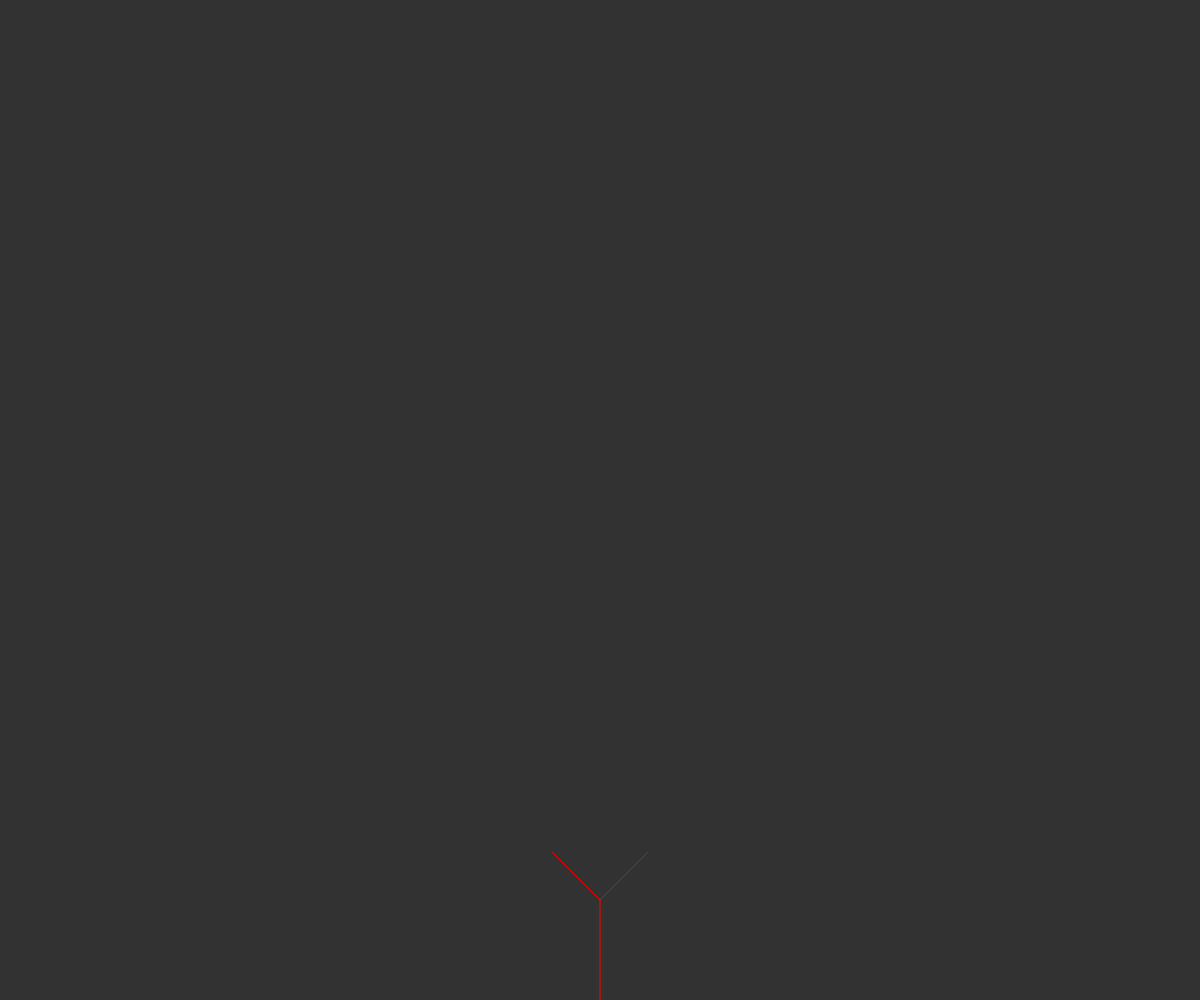
Frame 1 (no input)
Frame 60 (no input): identical to frame 1, image omitted
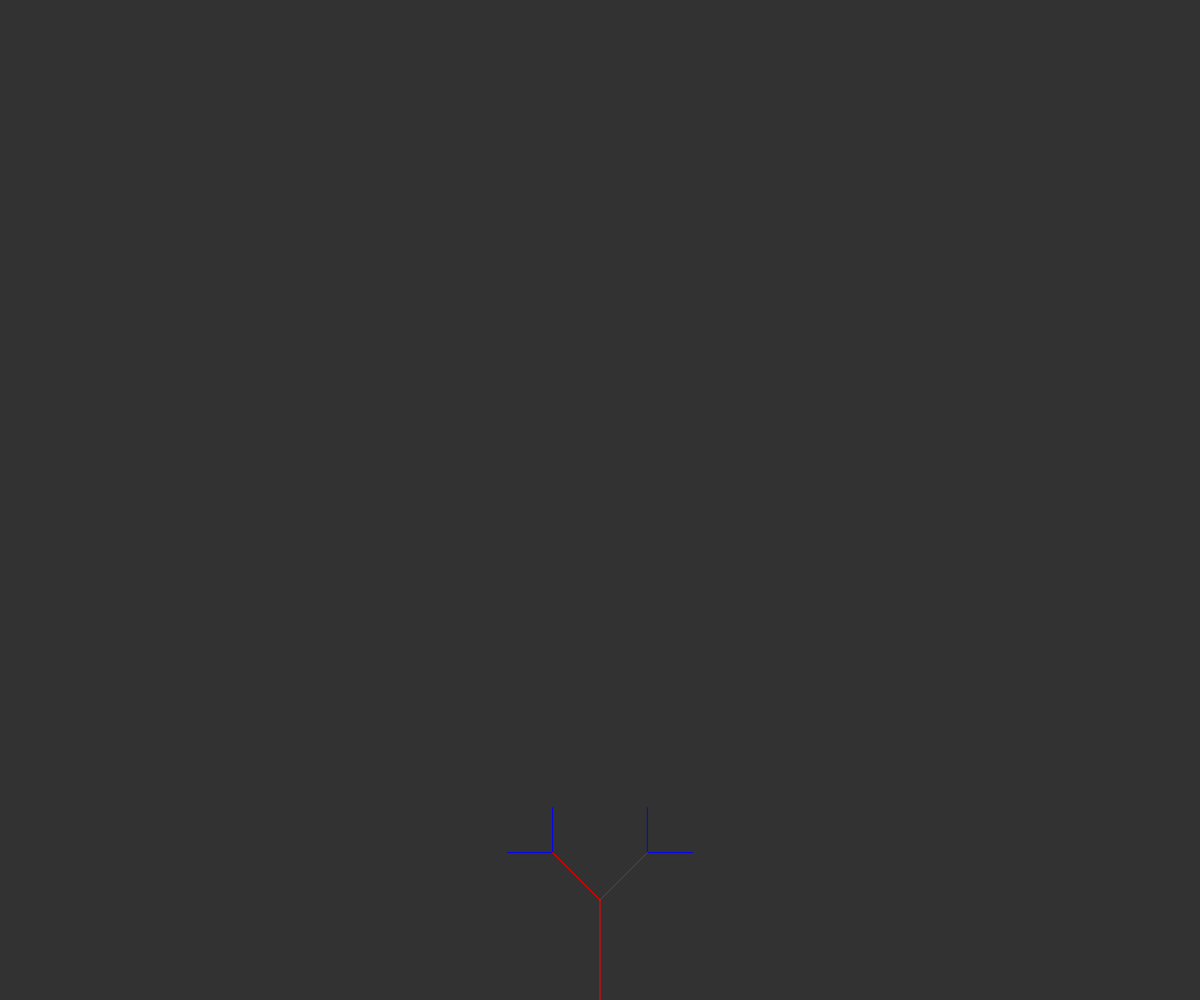
Frame 120 (the mouse pressed at the canvas centre since frame 60)

The p5.js sketch that drew these frames (run headless with seeded random() and noise() and a simulated clock; from frame 60 on, the mouse is pressed at the canvas centre):

// p5.js sketch
// ── sketch.js
var tree = [];

function setup() {
	createCanvas(windowWidth, windowHeight);
	var a = createVector(width / 2, height);
	var b = createVector(width/2, height - 100);
	root = new Branch(a, b);

	tree[0] = root;
	tree[1] = root.branchA();
	tree[2] = root.branchB();
}

function mousePressed() {
	for (var i = tree.length - 1; i >= 0; i--) {
		if (!tree[i].finished) {
			tree.push(tree[i].branchA());
			tree.push(tree[i].branchB());
		}
		tree[i].finished = true;
	}
}

function draw() {
	background(50);
	
	for(var i=0; i<tree.length; i++) {
		tree[i].show();
	}
}

// ── branch.js
function Branch(start, end) {
    this.start = start;
    this.end = end;
    this.finished = false;

    this.show = function() {
        if ((this.start.x % 3) != 0) {
            stroke("blue");
        }
        else {stroke("red")}
        line(this.start.x, this.start.y, this.end.x, this.end.y);
    }

    this.branchA = function() {
        var dir = p5.Vector.sub(this.end, this.start);
        dir.rotate(PI/4); //45 degree
        dir.mult(0.67);
        var newEnd = p5.Vector.add(this.end, dir);     
        var b = new Branch(this.end, newEnd);
        return b
    }

    this.branchB = function() {
        var dir = p5.Vector.sub(this.end, this.start);
        dir.rotate(-PI/4); //45 degree
        dir.mult(0.67);
        var newEnd = p5.Vector.add(this.end, dir);     
        var b = new Branch(this.end, newEnd);
        return b
    }
}
